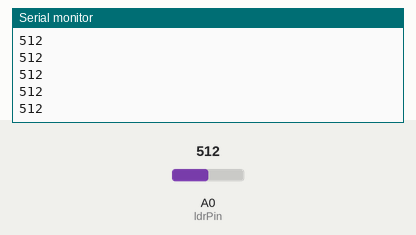
Recording of a sketch running on a simulated Arduino Uno, built with avr-gcc and run on an emulated ATmega328P. On the bench: the last lines printed to the serial monitor. The test bench sets the inputs (shaded band); at power-on: A0 (ldrPin) = 512.

Above: at 1.2 s.
1.3 s: A0 (ldrPin) set to 716
At 1.31 s:
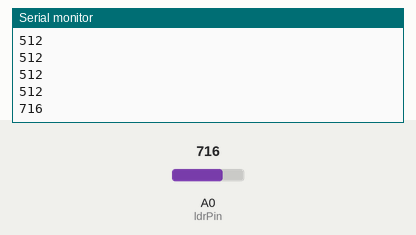
2.8 s: A0 (ldrPin) set to 900
At 2.81 s:
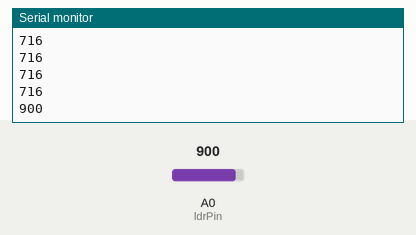
Timing chart, 0 to 5.8 s (numbered marks = the images above; inputs shaded):
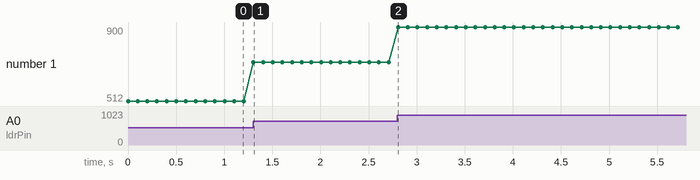

Measured:
- after the input at 1.3 s, the serial monitor: prints a new line at once (image 1)
- after the input at 2.8 s, the serial monitor: prints a new line at once (image 2)
- plotted number 1: 512 → 716 after the input at 1.3 s, 716 → 900 after the input at 2.8 s

The sketch:

luminosidade.ino
```cpp
int ldrPin = 0; //LDR no pino analígico A0
int ldrValor = 0; //Valor lido do LDR

void setup() {
  Serial.begin(9600); //Inicia a comunicação serial
}
void loop() {
  ///ler o valor do LDR
  ldrValor = analogRead(ldrPin); //O valor lido será entre 0 e 1023
  //imprime o valor lido do LDR no monitor serial
  Serial.println(ldrValor);
  delay(100);
}
```
